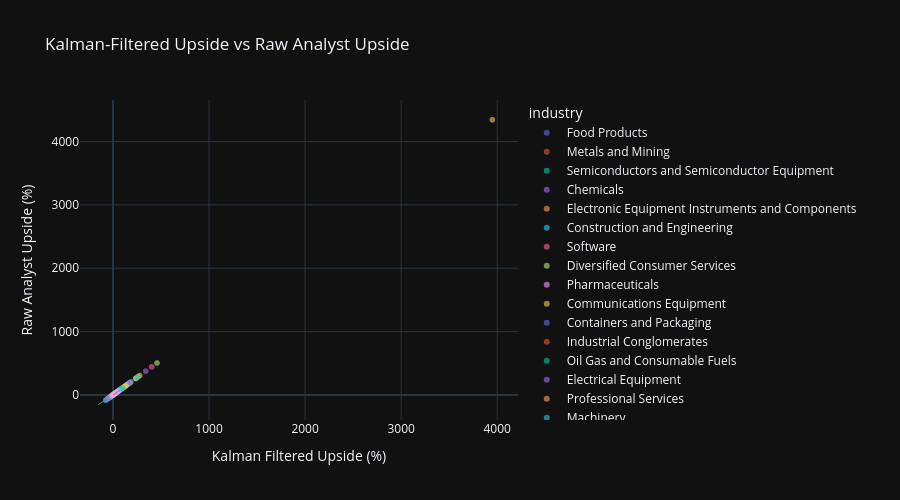

The notebook cell saved with this chart:
### Markdown cell above
### 6.1 Kalman Filtered vs Original Upside

### Code cell
# Pre-compute the column on the full DataFrame
kal["raw_upside"] = (kal["original_target"] - kal["original_price"]) / kal["original_price"] * 100

# Sample AFTER the column exists
kal_sample = kal.sample(min(2000, len(kal)), random_state=42)

fig = px.scatter(
    kal_sample,
    x="filtered_upside",
    y="raw_upside",               # ← now a column name, resolved from the sampled DF
    color="industry",
    hover_name="ticker",
    hover_data=["name", "kalman_estimate", "original_target", "original_price"],
    title="Kalman-Filtered Upside vs Raw Analyst Upside",
    labels={
        "filtered_upside": "Kalman Filtered Upside (%)",
        "raw_upside": "Raw Analyst Upside (%)",
    },
    template=PLOTLY_TEMPLATE,
    height=500,
    opacity=0.6,
)

# Add diagonal reference line
max_range = max(abs(kal_sample["filtered_upside"].quantile(0.01)), abs(kal_sample["filtered_upside"].quantile(0.99)))
fig.add_shape(
    type="line", x0=-max_range, y0=-max_range, x1=max_range, y1=max_range,
    line=dict(color="gray", dash="dash", width=1),
)
fig.show()
